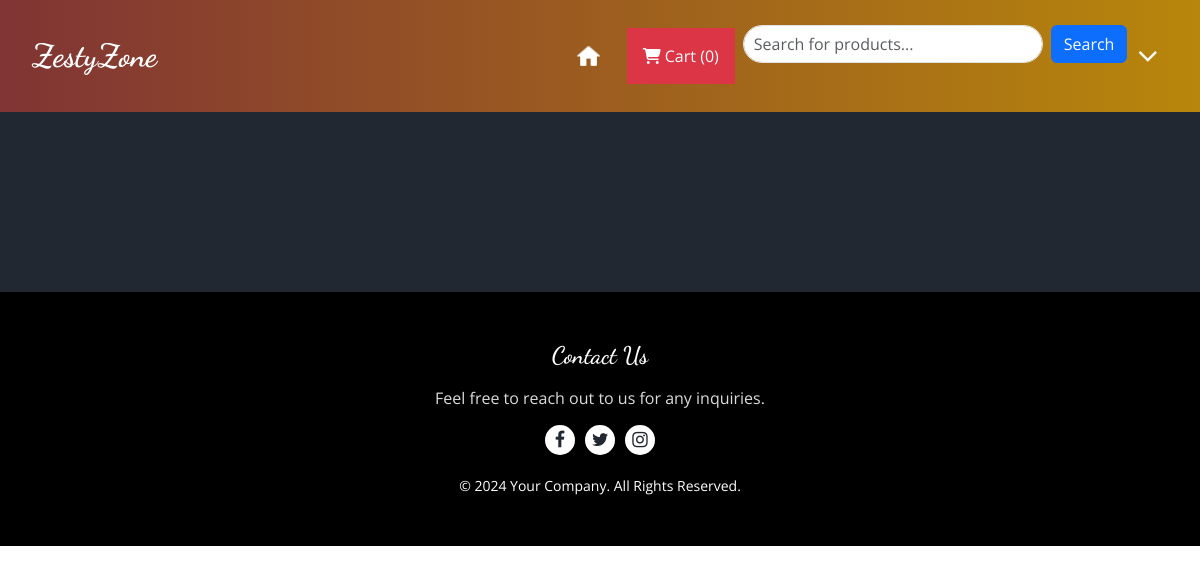
Page /about/ on the earlier database version.
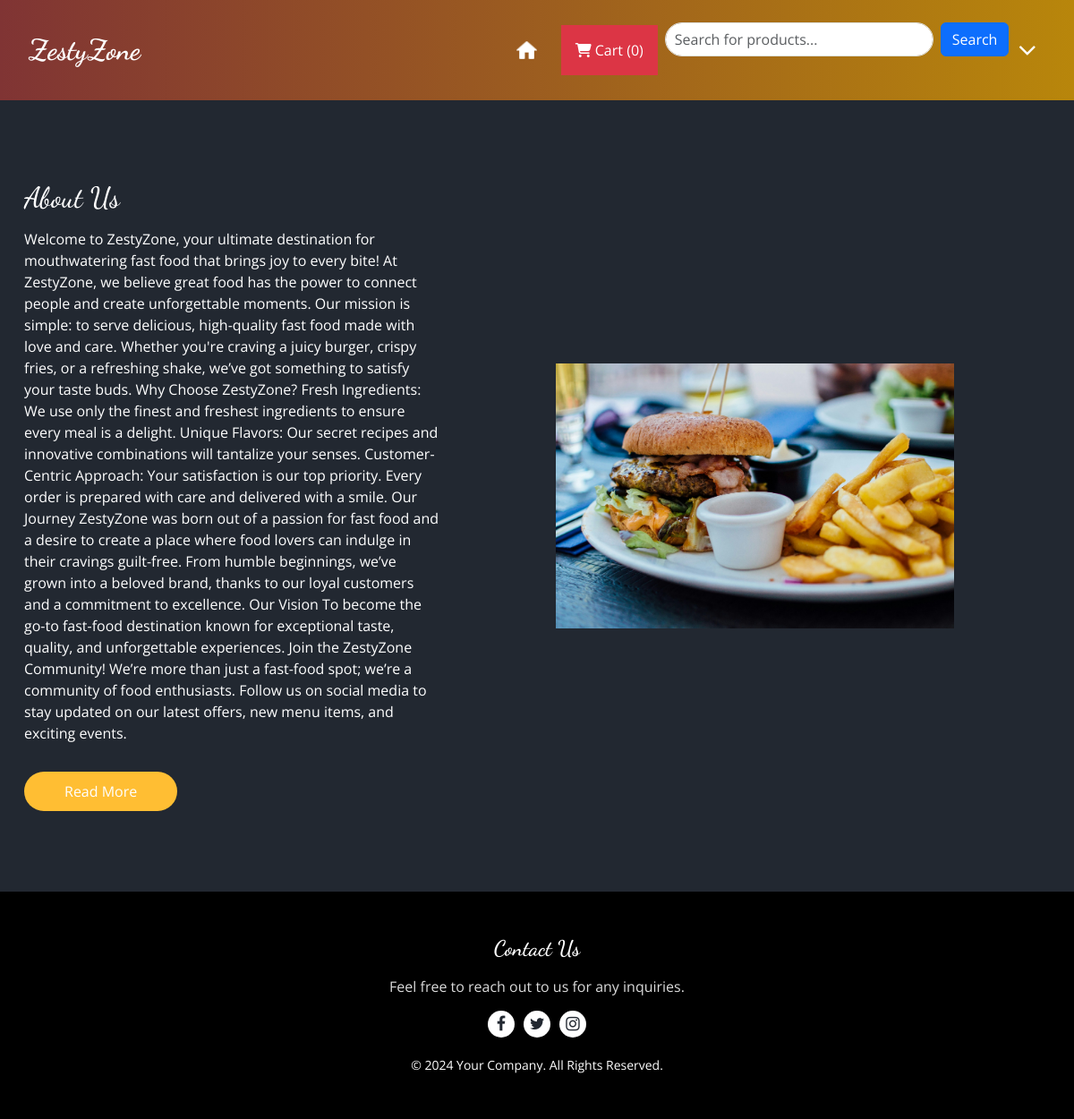
Same page on the later database version.
### Products/models.py (models this page shows, shortened)
class AboutMe(models.Model):
    name=models.CharField(max_length=60)
    objective=models.TextField()
    img2 = models.ImageField(upload_to='images')

### Products/views.py (the view)
# urls.py: path('about/',views.About,name='about'),
def About(request):
    obj=AboutMe.objects.all()
    context={"objs":obj}
    return render(request,'about.html',context)

### templates/about.html (shortened to what this page needs)
{%extends 'base.html' %}
{% load static %}
{% block content %}
<section class="about_section layout_padding">
  <div class="container">
    <div class="row">
      {% for obj in objs %}
      <div class="col-lg-5 col-md-6">
        <div class="detail-box">
          <h2>
            {{obj.name}}
          </h2>
          <p>
            {{obj.objective}}
          </p>
          <a href="">
            Read More
          </a>
        </div>
      </div>
      <div class="col-lg-7 col-md-6">
        <div class="img-box">
          <img src="{{obj.img2.url}}" alt="">
        </div>
      </div>
      {% endfor %}
    </div>
  </div>
</section>
{% endblock content %}

### templates/base.html (shortened to what this page needs)
<!DOCTYPE html>
{% load static %}
<html>
<head>
  <link href="{% static '/assets/vendor/bootstrap/css/bootstrap.min.css' %}" rel="stylesheet">
  <link href="{% static '/assets/vendor/bootstrap-icons/bootstrap-icons.css' %}" rel="stylesheet">
  <link href="{% static '/assets/vendor/boxicons/css/boxicons.min.css' %}" rel="stylesheet">
  <link href="{% static '/assets/vendor/glightbox/css/glightbox.min.css' %}" rel="stylesheet">
  <link href="{% static '/assets/vendor/remixicon/remixicon.css' %}" rel="stylesheet">
  <link href="{% static '/assets/vendor/swiper/swiper-bundle.min.css' %}" rel="stylesheet">
  <link rel="stylesheet" href="https://cdnjs.cloudflare.com/ajax/libs/font-awesome/6.2.1/css/all.min.css" />
  <link rel="stylesheet" type="text/css" href="{% static 'css/bootstrap.css' %}" />
  <link rel="stylesheet" href="https://cdnjs.cloudflare.com/ajax/libs/font-awesome/5.15.4/css/all.min.css">
  <link href="https://cdn.jsdelivr.net/npm/bootstrap@5.3.0/dist/css/bootstrap.min.css" rel="stylesheet">
  <link rel="stylesheet" type="text/css" href="https://cdnjs.cloudflare.com/ajax/libs/OwlCarousel2/2.3.4/assets/owl.carousel.min.css" />
  <link rel="stylesheet" href="https://cdnjs.cloudflare.com/ajax/libs/jquery-nice-select/1.1.0/css/nice-select.min.css" />
  <link href="{% static 'css/font-awesome.min.css' %}" rel="stylesheet" />
  <link href="{% static 'css/style.css' %}" rel="stylesheet" />
  <link href="{% static 'css/responsive.css' %}" rel="stylesheet" />
</head>
<body>
        <header class="header_section" style="background: linear-gradient(to right, #803434, #B8860B); /* Red to Gold */
        color: white; /* Ensure text stands out */
        padding: 20px;">
          <div class="container">
            <nav class="navbar navbar-expand-lg custom_nav-container ">
              <a class="navbar-brand" href="/">
                <span>
                  ZestyZone
                </span>
              </a>
              <div class="collapse navbar-collapse" id="navbarSupportedContent">
                <div class="user_option">
                  <a href="/">
                    <img src="{% static 'images\icons8-home-24.png' %}" style="height: 25px; width: 25px ; margin-right: 8px;;"  alt="">
                </a>
                     <button type="button" class="nav-link scrollto bg-danger p-3 m-2 text-white" id="popcart" data-container="body" data-toggle="popover" data-placement="bottom" data-html="true" ><i class="fa-solid fa-cart-shopping"></i>  Cart (<span id="cart">0</span>)
                     </button>
                       <form method="GET" action="{% url 'menu' %}" class="form-inline mb-4">
                        <input
                          name="q"
                          type="text"
                          class="form-control me-2"
                          placeholder="Search for products..."
                          value="{{ query|default:'' }}"
                          style="width: 300px; padding: 10px; border-radius: 20px;"
                        />
                        <button type="submit" class="btn btn-primary">Search</button>
                      </form>
                   <div class="dropdown" >
                    <a href="javascript:void(0)" class="user_link" id="userDropdown" onclick="toggleDropdown()">
                      <i class="fa fa-angle-down" style=" font-size: xx-large;" style="height: 25px; width: 25px;"  aria-hidden="true"></i>
                    </a>
                </div>
                </div>
              </div>
            </nav>
          </div>
        </header>
    {% block content %}{% endblock content %}
  {% block footer %}
  <footer class="footer_section" style="background-color:black ;">
    <h4>Contact Us</h4>
    <p>Feel free to reach out to us for any inquiries.</p>
    <div class="footer_social">
      <a href="#" title="Facebook"><i class="fa fa-facebook"></i></a>
      <a href="#" title="Twitter"><i class="fa fa-twitter"></i></a>
      <a href="#" title="Instagram"><i class="fa fa-instagram"></i></a>
    </div>
    <div class="footer-info">
      <p>&copy; 2024 <a href="#">Your Company</a>. All Rights Reserved.</p>
    </div>
  </footer>
  {% endblock footer %}
</body>
</html>

### static/css/style.css (style rules this page uses)
body { font-family: "Open Sans", sans-serif; color: #0c0c0c; background-color: #ffffff; overflow-x: hidden; }
.layout_padding { padding: 90px 0; }
h1, h2 { font-family: 'Dancing Script', cursive; }
a, a:hover, a:focus { text-decoration: none; }
.btn, .btn:focus { outline: none !important; -webkit-box-shadow: none; box-shadow: none; }
.header_section { padding: 15px 0; }
.navbar-brand { font-family: 'Dancing Script', cursive; }
.navbar-brand span { font-weight: bold; font-size: 32px; color: #ffffff; }
.custom_nav-container { padding: 0; }
.user_option { display: -webkit-box; display: -ms-flexbox; display: flex; -webkit-box-align: center; -ms-flex-align: center; align-items: center; }
.user_option a { margin: 0 10px; }
.user_option .user_link { color: #ffffff; }
.about_section { background: #222831; color: #ffffff; }
.about_section .row { -webkit-box-align: center; -ms-flex-align: center; align-items: center; }
.about_section .img-box { position: relative; display: -webkit-box; display: -ms-flexbox; display: flex; -webkit-box-pack: center; -ms-flex-pack: center; justify-content: center; }
.about_section .img-box img { width: 100%; max-width: 445px; position: relative; z-index: 2; }
.about_section .detail-box p { margin-top: 15px; }
.about_section .detail-box a { display: inline-block; padding: 10px 45px; background-color: #ffbe33; color: #ffffff; border-radius: 45px; -webkit-transition: all 0.3s; transition: all 0.3s; border: none; margin-top: 15px; }
.footer_section { background-color: #222831; color: #ffffff; padding: 50px 0; text-align: center; }
.footer_section h4 { font-size: 24px; font-weight: 600; font-family: 'Dancing Script', cursive; margin-bottom: 15px; }
.footer_section p { color: #dbdbdb; margin: 5px 0; }
.footer_section .footer_social { display: flex; justify-content: center; margin-top: 15px; }
.footer_section .footer_social a { display: flex; justify-content: center; align-items: center; color: #222831; width: 30px; height: 30px; border-radius: 50%; background-color: #ffffff; margin: 0 5px; font-size: 18px; transition: color 0.3s ease, background-color 0.3s ease; }
.footer_section .footer-info { margin-top: 20px; }
.footer_section .footer-info p { color: #ffffff; margin: 0; font-size: 14px; }
.footer_section .footer-info p a { color: inherit; text-decoration: none; }

### static/css/responsive.css (style rules this page uses)
@media (min-width: 1200px) { .container { max-width: 1170px; } }

### templates/base.html (style rules this page uses)
.dropdown { position: relative; }
.form-inline { display: flex; align-items: center; }

Differences in the rows shown:
added AboutMe: name "About Us", objective "Welcome to ZestyZone, your ultimate destination for mouthwatering fast food that brings joy to every bite! At ZestyZone, we believe great food has the power to connect people and create unforgettable moments. Our mission is simple: to serve delicious, high-quality fast food made with love and care. Whether you're craving a juicy burger, crispy fries, or a refreshing shake, we’ve got something to satisfy your taste buds. Why Choose ZestyZone? Fresh Ingredients: We use only the finest and freshest ingredients to ensure every meal is a delight. Unique Flavors: Our secret recipes and innovative combinations will tantalize your senses. Customer-Centric Approach: Your satisfaction is our top…", img2 (picture)
